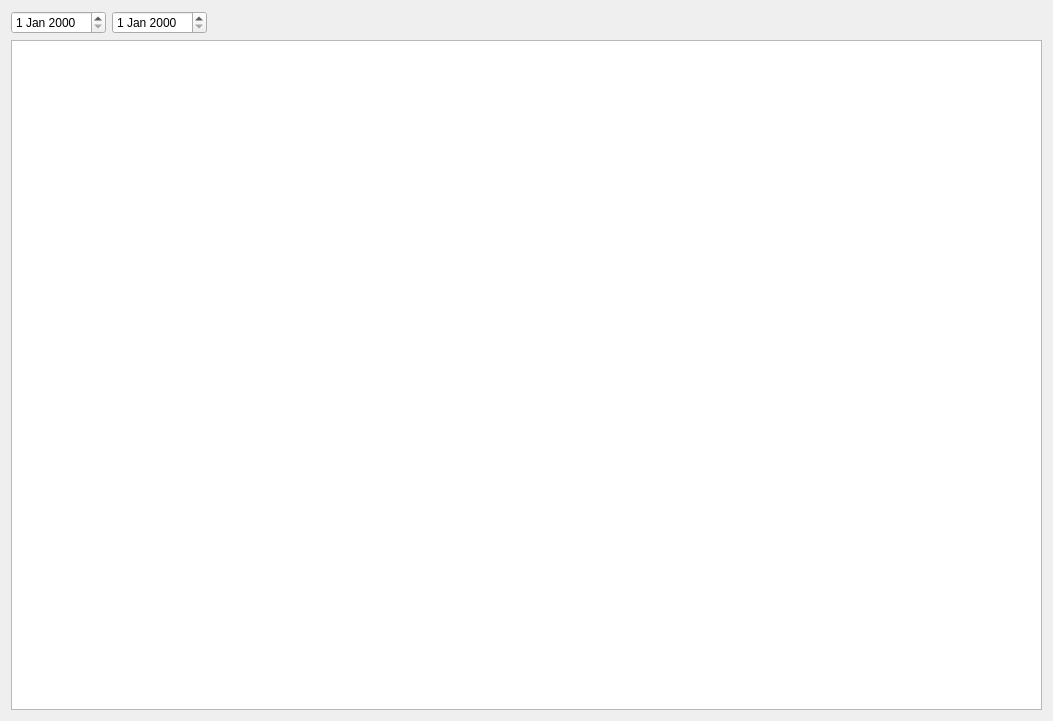
<?xml version="1.0" encoding="UTF-8"?>
<ui version="4.0">
 <class>PSTreeView</class>
 <widget class="QWidget" name="PSTreeView">
  <property name="geometry">
   <rect>
    <x>0</x>
    <y>0</y>
    <width>1053</width>
    <height>721</height>
   </rect>
  </property>
  <property name="windowTitle">
   <string>Form</string>
  </property>
  <layout class="QGridLayout" name="gridLayout">
   <item row="0" column="0">
    <widget class="QDateEdit" name="dateEdit"/>
   </item>
   <item row="0" column="1">
    <widget class="QDateEdit" name="dateEdit_2"/>
   </item>
   <item row="0" column="2">
    <spacer name="horizontalSpacer">
     <property name="orientation">
      <enum>Qt::Horizontal</enum>
     </property>
     <property name="sizeHint" stdset="0">
      <size>
       <width>40</width>
       <height>20</height>
      </size>
     </property>
    </spacer>
   </item>
   <item row="1" column="0" colspan="3">
    <widget class="QTreeView" name="treeView"/>
   </item>
  </layout>
 </widget>
 <resources/>
 <connections/>
</ui>
